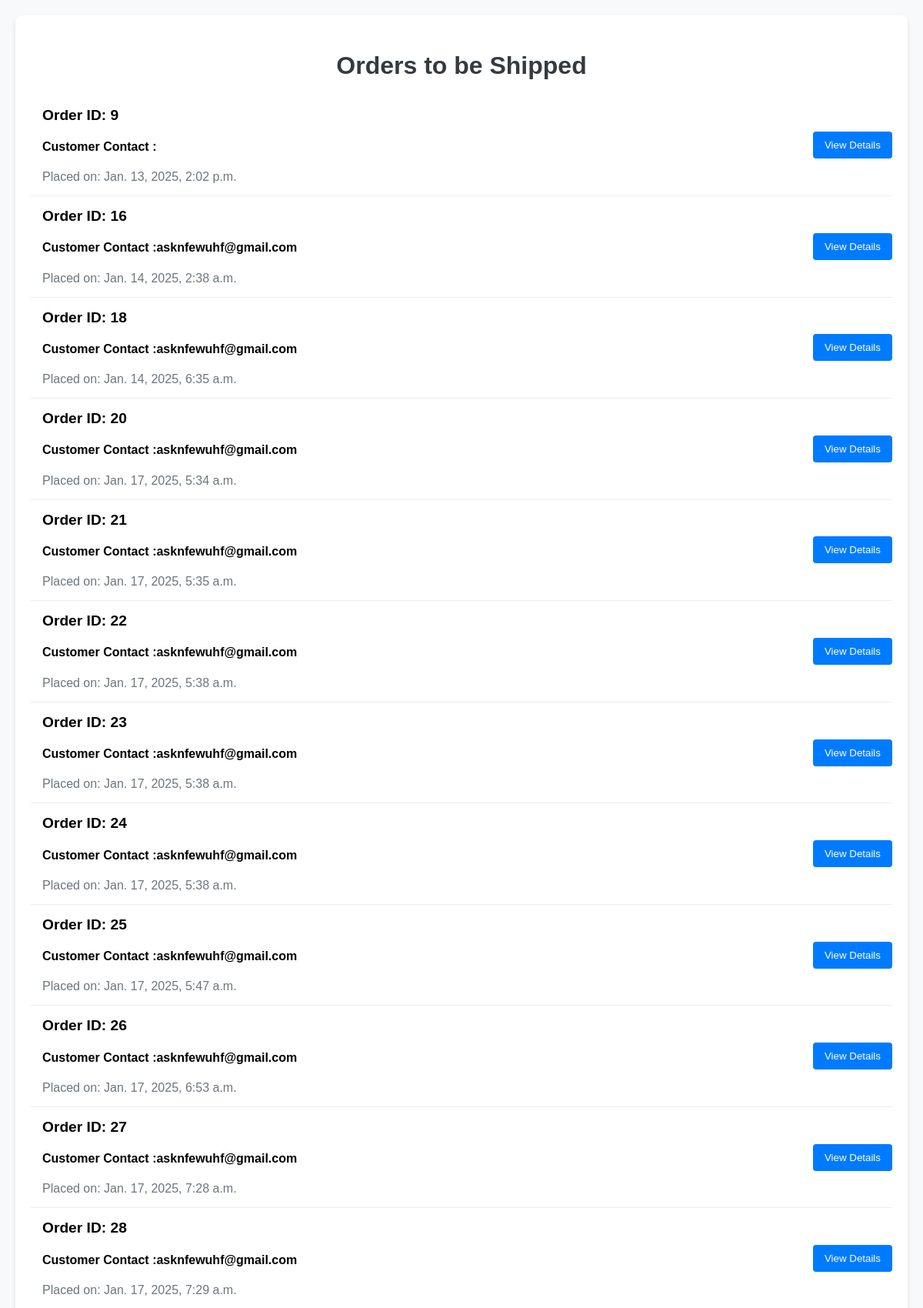
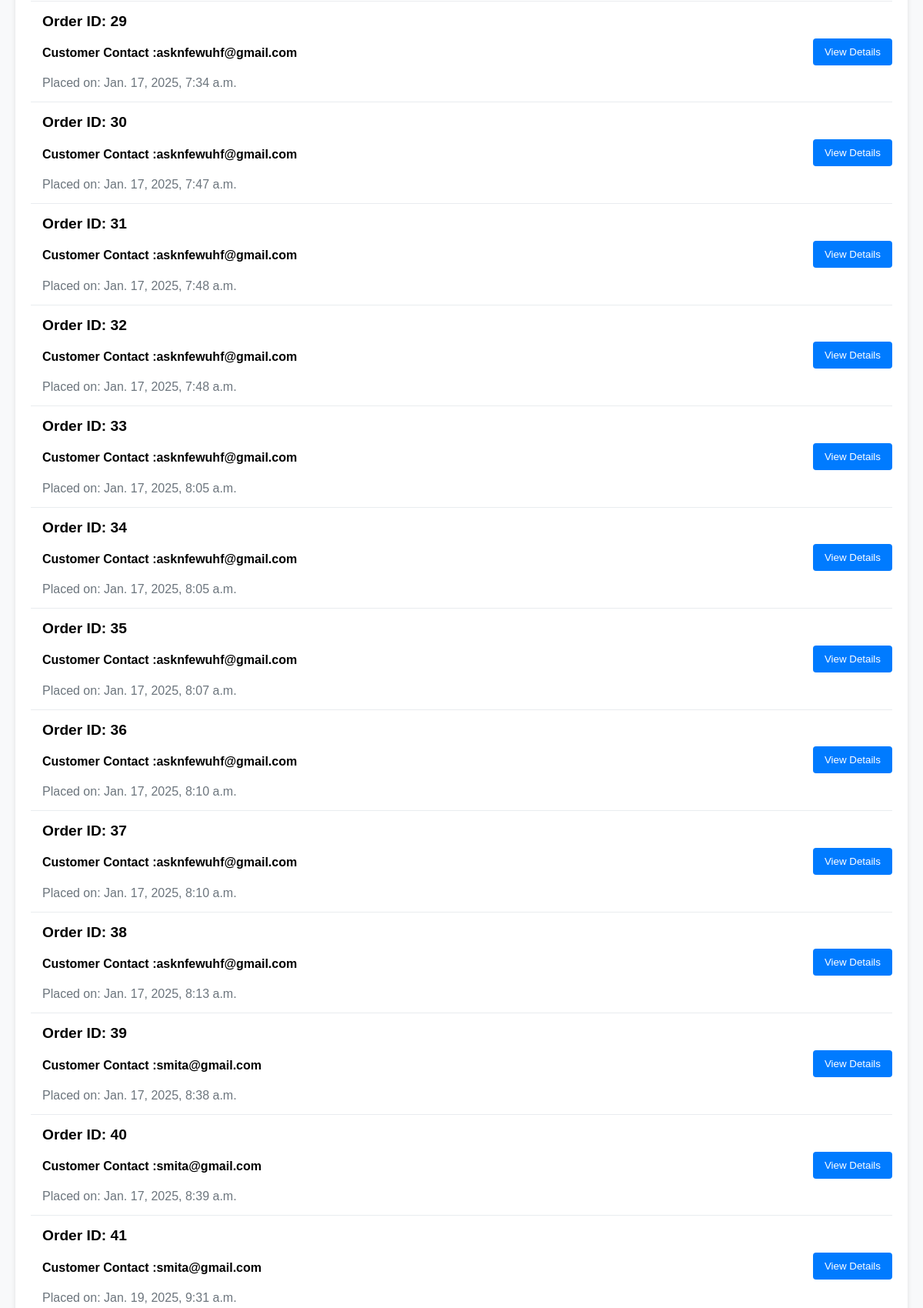
Page /payment/not_shipped_products/ (signed in, upper part) on the committed database (2 pictures, top to bottom).
### payment/models.py (models this page shows, shortened)
class Order(models.Model):
    user = models.ForeignKey(User,on_delete=models.CASCADE,blank=True,null=True)
    full_name = models.CharField(max_length=300)
    email = models.EmailField(max_length=30)
    Shipping_address =  models.TextField(max_length=13000)
    amount_paid = models.DecimalField(max_digits=6,decimal_places=2)
    date_ordered = models.DateTimeField(auto_now_add=True)
    is_shipped = models.BooleanField(default=False)
    date_shipped = models.DateTimeField(blank=True,null=True)
    is_paid = models.BooleanField(default=False)
    payment_method = models.CharField(max_length=100,blank=True,default="")

### payment/views.py (the view)
# urls.py: path('not_shipped_products/',views.not_shipped_products,name='not_shipped_products'),
def not_shipped_products(request):
   if request.user.is_authenticated and request.user.is_superuser:
     orders = Order.objects.filter(is_shipped=False)
     return render(request,"not_shipped.html",{"orders":orders})
   else:
    messages.success(request,'access denied')
    return redirect('home')

### payment/templates/not_shipped.html (shortened to what this page needs)
{% block content %}
<div class="container">
   <div class="orders-list">
       <h2 class="orders-title">Orders to be Shipped</h2>
       {% for order in orders %}
       <div class="order-item">
           <div class="order-details">
               <div class="order-id">Order ID: {{order.id}}</div>
               <div><h4>Customer Contact :{{order.email}}</h4></div>
               <div class="order-date">Placed on: {{order.date_ordered}}</div>
           </div>
           <div class="order-actions">
               <button><a href="{% url 'detailed_view' order.id %}">View Details</a></button>
           </div>
       </div>
       {% endfor %}
{% endblock  %}

### payment/templates/not_shipped.html (style rules this page uses)
.container { max-width: 1200px; margin: 0 auto; padding: 20px; }
.orders-title { font-size: 2rem; margin-bottom: 20px; text-align: center; color: #343a40; }
.orders-list { background: #ffffff; box-shadow: 0 4px 6px rgba(0, 0, 0, 0.1); border-radius: 8px; padding: 20px; }
.order-item { border-bottom: 1px solid #e9ecef; padding: 15px 0; display: flex; justify-content: space-between; align-items: center; }
.order-details { flex: 1; margin-left: 15px; }
.order-id { font-size: 1.2rem; font-weight: bold; margin-bottom: 5px; }
.order-date { font-size: 1rem; color: #6c757d; }
.order-actions { display: flex; gap: 10px; }
.order-actions a { color:white; text-decoration:none; }
.order-actions button { background-color: #007bff; color: #fff; border: none; padding: 10px 15px; border-radius: 4px; cursor: pointer; }

### rows in the picture
Order: id "9", date_ordered "Jan. 13, 2025, 2:02 p.m."
Order: id "16", email "asknfewuhf@gmail.com", date_ordered "Jan. 14, 2025, 2:38 a.m."
Order: id "18", email "asknfewuhf@gmail.com", date_ordered "Jan. 14, 2025, 6:35 a.m."
Order: id "20", email "asknfewuhf@gmail.com", date_ordered "Jan. 17, 2025, 5:34 a.m."
Order: id "21", email "asknfewuhf@gmail.com", date_ordered "Jan. 17, 2025, 5:35 a.m."
Order: id "22", email "asknfewuhf@gmail.com", date_ordered "Jan. 17, 2025, 5:38 a.m."
Order: id "23", email "asknfewuhf@gmail.com", date_ordered "Jan. 17, 2025, 5:38 a.m."
Order: id "24", email "asknfewuhf@gmail.com", date_ordered "Jan. 17, 2025, 5:38 a.m."
Order: id "25", email "asknfewuhf@gmail.com", date_ordered "Jan. 17, 2025, 5:47 a.m."
Order: id "26", email "asknfewuhf@gmail.com", date_ordered "Jan. 17, 2025, 6:53 a.m."
Order: id "27", email "asknfewuhf@gmail.com", date_ordered "Jan. 17, 2025, 7:28 a.m."
Order: id "28", email "asknfewuhf@gmail.com", date_ordered "Jan. 17, 2025, 7:29 a.m."
Order: id "29", email "asknfewuhf@gmail.com", date_ordered "Jan. 17, 2025, 7:34 a.m."
Order: id "30", email "asknfewuhf@gmail.com", date_ordered "Jan. 17, 2025, 7:47 a.m."
Order: id "31", email "asknfewuhf@gmail.com", date_ordered "Jan. 17, 2025, 7:48 a.m."
Order: id "32", email "asknfewuhf@gmail.com", date_ordered "Jan. 17, 2025, 7:48 a.m."
Order: id "33", email "asknfewuhf@gmail.com", date_ordered "Jan. 17, 2025, 8:05 a.m."
Order: id "34", email "asknfewuhf@gmail.com", date_ordered "Jan. 17, 2025, 8:05 a.m."
Order: id "35", email "asknfewuhf@gmail.com", date_ordered "Jan. 17, 2025, 8:07 a.m."
Order: id "36", email "asknfewuhf@gmail.com", date_ordered "Jan. 17, 2025, 8:10 a.m."
Order: id "37", email "asknfewuhf@gmail.com", date_ordered "Jan. 17, 2025, 8:10 a.m."
Order: id "38", email "asknfewuhf@gmail.com", date_ordered "Jan. 17, 2025, 8:13 a.m."
Order: id "39", email "smita@gmail.com", date_ordered "Jan. 17, 2025, 8:38 a.m."
Order: id "40", email "smita@gmail.com", date_ordered "Jan. 17, 2025, 8:39 a.m."
Order: id "41", email "smita@gmail.com", date_ordered "Jan. 19, 2025, 9:31 a.m."
